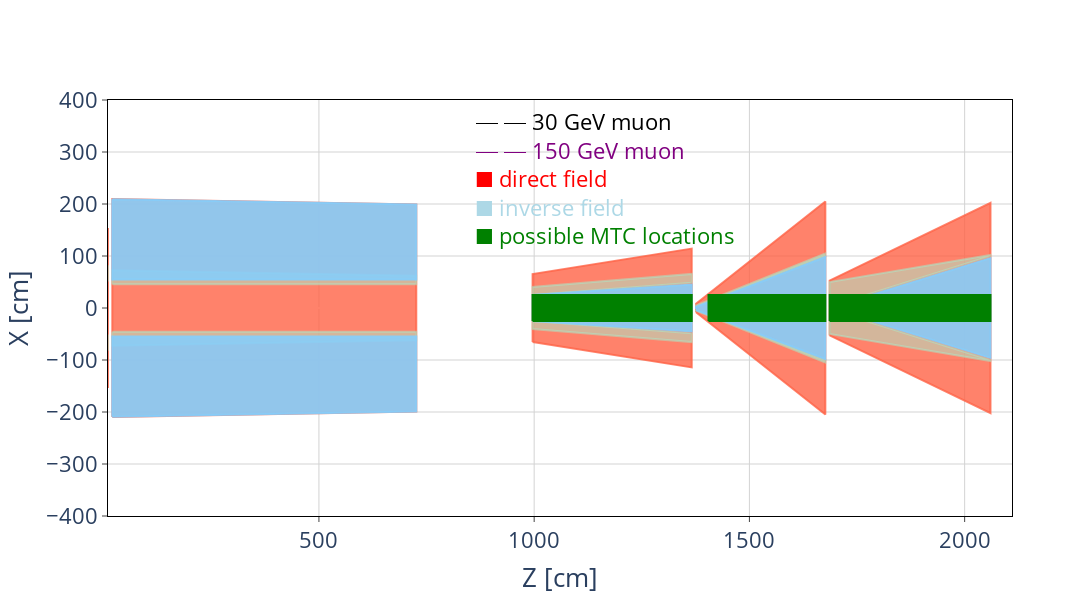

The notebook cell saved with this chart:
### Code cell
shield = [70,170,0,353.078,125.083,184.834,150.193,186.812,40,40,150,150,2,2,80,80,150,150,2,2,72,51,29,46,10,7,45.6888,45.6888,22.1839,22.1839,27.0063,16.2448,10,31,35,31,51,11,24.7961,48.7639,8,104.732,15.7991,16.7793,3,100,192,192,2,4.8004,3,100,8,172.729,46.8285,2]
is_sc = True
fig = go.Figure()

plot_shield_from_verts_part(plot_arrays_from_params(shield, is_sc = is_sc), is_sc, 0, fig, 1, 1)
# plot_shield_from_verts_part(plot_arrays_from_params(shield, is_sc = is_sc), is_sc, 1, fig, 2, 1)


import plotly.graph_objs as go

# Add an invisible yellow dashed line for "30 GeV muon"
fig.add_trace(go.Scatter(
    x=[None], y=[None],  # Invisible line (no data points)
    mode='lines',
    line=dict(color='black', dash='dash'),
    showlegend=False  # Do not show in legend
))

# Add an invisible purple straight line for "150 GeV muon"
fig.add_trace(go.Scatter(
    x=[None], y=[None],  # Invisible line (no data points)
    mode='lines',
    line=dict(color='purple', dash='solid'),
    showlegend=False  # Do not show in legend
))

# Add an annotation (textbox) with the two legends
fig.add_annotation(
    x=0.55, y=.99,  # Position the annotation above the plot
    xref="paper", yref="paper",
        text=(
        "<span style='color:black;'>─ ─ 30 GeV muon</span><br>"
        "<span style='color:purple;'>─ ─ 150 GeV muon</span><br>"
        "<span style='color:red;'>■ direct field</span><br>"
        "<span style='color:lightblue;'>■ inverse field</span><br>"
        "<span style='color:green;'>■ possible MTC locations</span>"
            
    ),
    showarrow=False,
    align='left',
    font=dict(size=22)
)

# # Update layout to adjust margins
# fig.update_layout(
#     margin=dict(l=20, r=20, t=100, b=20),
#     height=400
# )

fig.update_layout(
# title_text=title, # title of plot
# showlegend=False,
font=dict(size=22),
        width=1200,
        height=600,
# title_text="Muon flux rates",
    plot_bgcolor='white',
    barmode='group'
)
fig.update_layout(
    yaxis=dict(range=[-400, 400])  # Set y-axis range from 0 to 60
)
fig.update_xaxes(
    mirror=True,
    ticks='outside',
    showline=True,
    linecolor='black',
    gridcolor='lightgrey'
)
fig.update_yaxes(
    mirror=True,
    ticks='outside',
    showline=True,
    linecolor='black',
    gridcolor='lightgrey'
)
fig.write_image("shield.pdf")
fig.show()

### Figure 1 — Plotly figure (JSON) as saved in the notebook; plotly's stock layout.template omitted (floating-point values rounded to 4 significant figures)
{"data": [{"fill": "toself", "fillcolor": "rgba(255,99,71, 0.8)", "line": {"color": "rgba(255,99,71, 0.8)"}, "marker": {"opacity": 0}, "meta": {"name": "Up polarity"}, "showlegend": false, "type": "scatter", "x": [10, 10, 10, 10, 10, null, 20, 20, 726.2, 726.2, 20], "y": [-154, 154, 109, -109, -154, null, -209.8, 209.8, 199, -199, -209.8]}, {"fill": "toself", "fillcolor": "rgba(255,99,71, 0.8)", "line": {"color": "rgba(255,99,71, 0.8)"}, "marker": {"opacity": 0}, "meta": {"name": "Up polarity"}, "showlegend": false, "type": "scatter", "x": [null, 996.3, 996.3, 1366.0, 1366.0, 996.3, null, 1376.0, 1376.0, 1676.0, 1676.0, 1376.0, null, 1686.0, 1686.0, 2060, 2060, 1686.0, null], "y": [null, -65.39, 65.39, 114.3, -114.3, -65.39, null, -8, 8, 204.8, -204.8, -8, null, -52.83, 52.83, 202, -202, -52.83, null]}, {"fill": "toself", "fillcolor": "rgba(168, 235, 203, 0.5)", "line": {"color": "rgba(168, 235, 203, 0.5)"}, "marker": {"opacity": 0}, "showlegend": false, "type": "scatter", "x": [10, 10, 10, 10, 10, null, 20, 20, 726.2, 726.2, 20, null, 996.3, 996.3, 1366.0, 1366.0, 996.3, null, 1376.0, 1376.0, 1676.0, 1676.0, 1376.0, null, 1686.0, 1686.0, 2060, 2060, 1686.0, null], "y": [72, 82, 58, 51, 72, null, 45.69, 72.7, 61.93, 45.69, 45.69, null, 24.8, 40.6, 65.54, 48.76, 24.8, null, 3, 5, 104.8, 100, 3, null, 3, 49.83, 102, 100, 3, null]}, {"fill": "toself", "fillcolor": "rgba(168, 235, 203, 0.5)", "line": {"color": "rgba(168, 235, 203, 0.5)"}, "marker": {"opacity": 0}, "showlegend": false, "type": "scatter", "x": [10, 10, 10, 10, 10, null, 20, 20, 726.2, 726.2, 20, null, 996.3, 996.3, 1366.0, 1366.0, 996.3, null, 1376.0, 1376.0, 1676.0, 1676.0, 1376.0, null, 1686.0, 1686.0, 2060, 2060, 1686.0, null], "y": [-72, -82, -58, -51, -72, null, -45.69, -72.7, -61.93, -45.69, -45.69, null, -24.8, -40.6, -65.54, -48.76, -24.8, null, -3, -5, -104.8, -100, -3, null, -3, -49.83, -102, -100, -3, null]}, {"fill": "toself", "fillcolor": "rgba(135,206,250, 0.9)", "line": {"color": "rgba(135,206,250, 0.9)"}, "marker": {"opacity": 0}, "meta": {"name": "Up polarity"}, "showlegend": false, "type": "scatter", "x": [996.3, 996.3, 1366.0, 1366.0, 996.3], "y": [-25, 25, 45, -45, -25]}, {"fill": "toself", "fillcolor": "green", "line": {"color": "green"}, "marker": {"opacity": 0}, "meta": {"name": "Up polarity"}, "showlegend": false, "type": "scatter", "x": [996.3, 996.3, 1366.0, 1366.0, 996.3], "y": [-25, 25, 25, -25, -25]}, {"fill": "toself", "fillcolor": "rgba(135,206,250, 0.9)", "line": {"color": "rgba(135,206,250, 0.9)"}, "marker": {"opacity": 0}, "meta": {"name": "Up polarity"}, "showlegend": false, "type": "scatter", "x": [1376.0, 1376.0, 1676.0, 1676.0, 1376.0], "y": [-2, 2, 98, -98, -4]}, {"fill": "toself", "fillcolor": "green", "line": {"color": "green"}, "marker": {"opacity": 0}, "meta": {"name": "Up polarity"}, "showlegend": false, "type": "scatter", "x": [1405, 1405, 1676.0, 1676.0, 1405], "y": [-25, 25, 25, -25, -25]}, {"fill": "toself", "fillcolor": "rgba(135,206,250, 0.9)", "line": {"color": "rgba(135,206,250, 0.9)"}, "marker": {"opacity": 0}, "meta": {"name": "Up polarity"}, "showlegend": false, "type": "scatter", "x": [1686.0, 1686.0, 2060, 2060, 1686.0], "y": [0, 0, 96, -96, 0]}, {"fill": "toself", "fillcolor": "green", "line": {"color": "green"}, "marker": {"opacity": 0}, "meta": {"name": "Up polarity"}, "showlegend": false, "type": "scatter", "x": [1686.0, 1686.0, 2060, 2060, 1686.0], "y": [-25, 25, 25, -25, -25]}, {"fill": "toself", "fillcolor": "rgba(135,206,250, 0.9)", "line": {"color": "rgba(135,206,250, 0.9)"}, "marker": {"opacity": 0}, "meta": {"name": "Up polarity"}, "showlegend": false, "type": "scatter", "x": [20, 726.2, 726.2, 20, 20], "y": [209, 199, 55, 55, 209]}, {"fill": "toself", "fillcolor": "rgba(135,206,250, 0.9)", "line": {"color": "rgba(135,206,250, 0.9)"}, "marker": {"opacity": 0}, "meta": {"name": "Up polarity"}, "showlegend": false, "type": "scatter", "x": [20, 726.2, 726.2, 20, 20], "y": [-209, -199, -55, -55, -209]}, {"line": {"color": "black", "dash": "dash"}, "mode": "lines", "showlegend": false, "type": "scatter", "x": [null], "y": [null]}, {"line": {"color": "purple", "dash": "solid"}, "mode": "lines", "showlegend": false, "type": "scatter", "x": [null], "y": [null]}], "layout": {"annotations": [{"align": "left", "font": {"size": 22}, "showarrow": false, "text": "<span style='color:black;'>─ ─ 30 GeV muon</span><br><span style='color:purple;'>─ ─ 150 GeV muon</span><br><span style='color:red;'>■ direct field</span><br><span style='color:lightblue;'>■ inverse field</span><br><span style='color:green;'>■ possible MTC locations</span>", "x": 0.55, "xref": "paper", "y": 0.99, "yref": "paper"}], "barmode": "group", "font": {"size": 22}, "height": 600, "plot_bgcolor": "white", "width": 1200, "xaxis": {"gridcolor": "lightgrey", "linecolor": "black", "mirror": true, "range": [10, 2110], "showline": true, "ticks": "outside", "title": {"text": "Z [cm]"}, "type": "linear"}, "yaxis": {"gridcolor": "lightgrey", "linecolor": "black", "mirror": true, "range": [-400, 400], "showline": true, "ticks": "outside", "title": {"text": "X [cm]"}, "type": "linear"}}}
